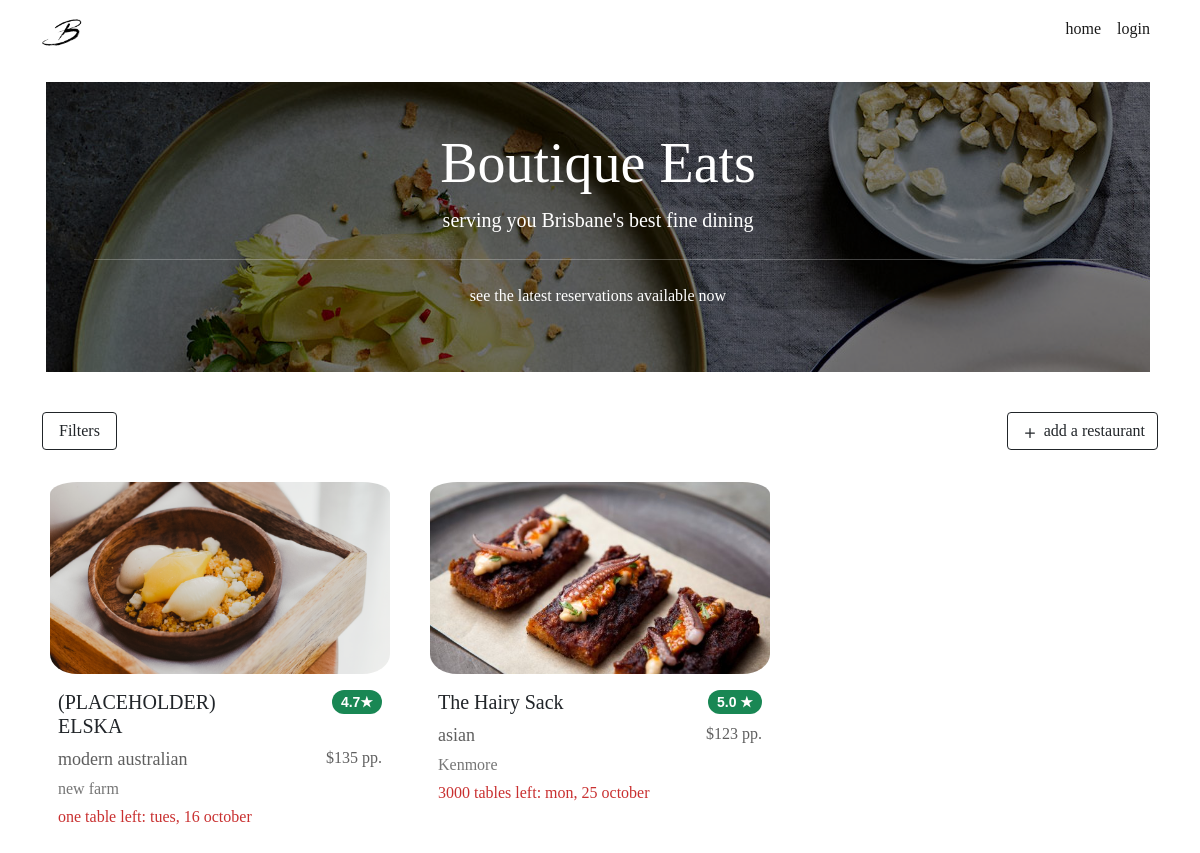
Before: / with the older database file.
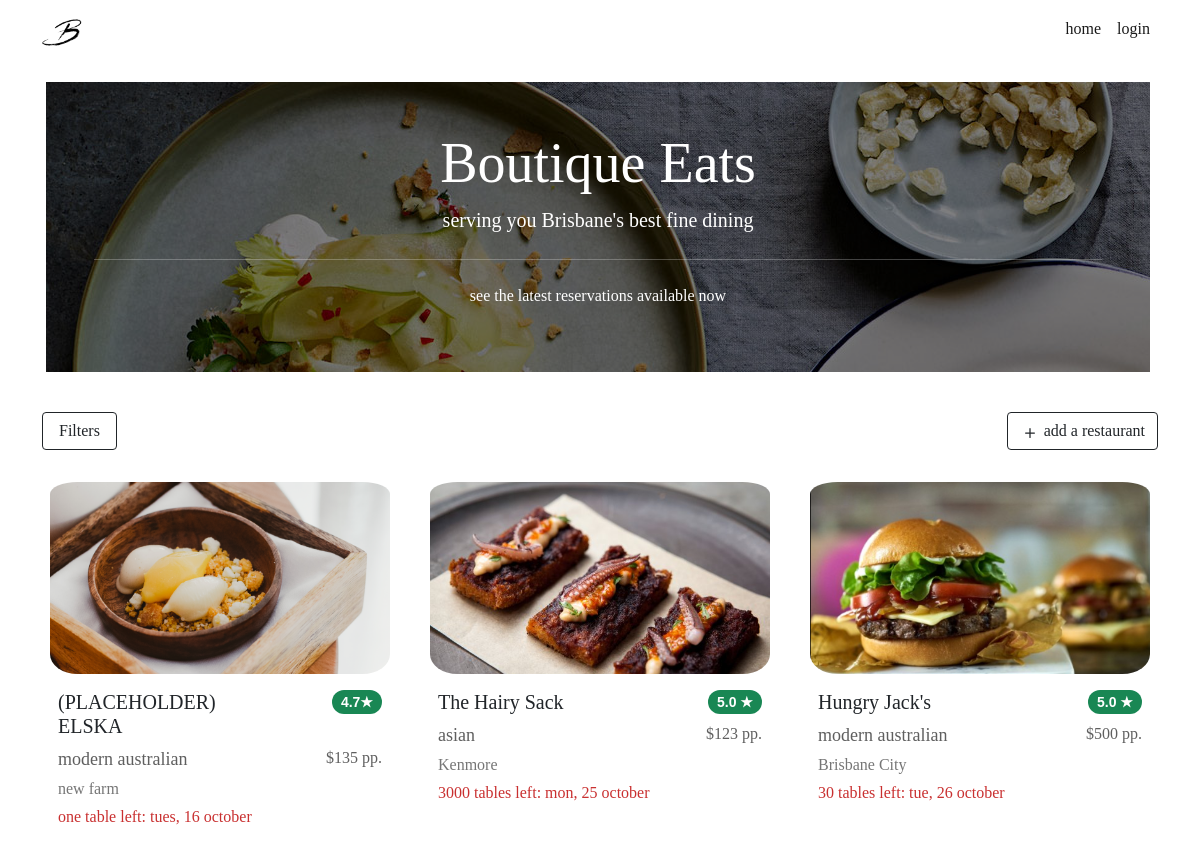
After: the same page with the newer database file.
### website/models.py (models this page shows, shortened)
class Restaurant(db.Model):
    __tablename__ = 'restaurants'
    __table_args__ = {'extend_existing': True}
    restaurant_id = db.Column(db.Integer, primary_key=True)
    name = db.Column(db.String(100), nullable=False)
    street = db.Column(db.String(150), nullable=False)
    suburb = db.Column(db.String(50), nullable=False)
    max_reservations = db.Column(db.Integer)
    caption = db.Column(db.String(200), nullable=False)
    description = db.Column(db.String(400), nullable=False)
    price = db.Column(db.Integer)
    cuisine_type = db.Column(db.String(30), nullable=False)
    num_courses = db.Column(db.Integer, nullable=False)
    website = db.Column(db.String(400))
    image = db.Column(db.String(400), nullable=False)
    comments = db.relationship('Comment', backref='restaurant')
    statuses = db.relationship('RestaurantStatus', backref='restaurant')
    reservations = db.relationship('Reservation', backref='restaurant')

class RestaurantStatus(db.Model):
    __tablename__ = 'restaurantstatuses'
    __table_args__ = {'extend_existing': True}
    restaurant_status_id = db.Column(db.Integer, primary_key=True)
    status = db.Column(db.String(100), nullable=False)
    at_time = db.Column(db.DateTime, default=datetime.now())
    restaurant_id = db.Column(db.Integer, db.ForeignKey('restaurants.restaurant_id'))

### website/views.py (the view)
@bp.route('/')
def index():
    restaurants = Restaurant.query.all()
    statuses = []
    for restaurant in restaurants:
        statuses.append(RestaurantStatus.query.filter_by(restaurant=restaurant).order_by(desc(RestaurantStatus.at_time)).first())
    return render_template("index.html", restaurants=restaurants, restaurant_statuses=statuses)

### website/templates/index.html (shortened to what this page needs)
{% extends 'base.html' %}
{% block content %}
<div class="container">
    <div class="row me-4 mt-auto">
        <div class="p-5 rounded-lg m-3"
            style="color: #ffffff; background: linear-gradient( rgba(0, 0, 0, 0.5), rgba(0, 0, 0, 0.5) ), url('../static/image/banner_many.jpg');">
            <h1 class="display-4 text-center">Boutique Eats</h1>
            <p class="lead text-center">serving you Brisbane's best fine dining</p>
            <hr class="my-4">
            <p class="text-center">see the latest reservations available now</p>
        </div>
    </div>
</div>
<div class="container">
    <div class="row mt-4 mb-2">
        <div class="col-12 col-md-6 col-lg-6">
            <button class="btn btn-outline-dark px-3" type="button" data-bs-toggle="collapse"
                data-bs-target="#filterMenu" aria-expanded="false" aria-controls="filterMenu">
                Filters
            </button>
        </div>
        <div class="col-12 col-md-6 col-lg-6">
            <a class="btn btn-outline-dark float-end" href="{{url_for('main.createrestaurant')}}" role="button">
                <svg xmlns="http://www.w3.org/2000/svg" width="20" height="20" fill="currentColor" class="bi bi-plus"
                    viewBox="0 0 16 16">
                    <path
                        d="M8 4a.5.5 0 0 1 .5.5v3h3a.5.5 0 0 1 0 1h-3v3a.5.5 0 0 1-1 0v-3h-3a.5.5 0 0 1 0-1h3v-3A.5.5 0 0 1 8 4z" />
                </svg>
                add a restaurant
            </a>
        </div>
    </div>
</div>
<div class="container">
    <div class="row mt-3 mt-lg-4 mt-sm-4">
        <div class="col-lg-4 col-md-12 pb-5 pb-lg-2 pb-md-5 pb-sm-4">
            <div class="card">
                <img src="../static/image/elska_2.png" class="card-img-top px-2 pt-2" alt="...">
                <div class="card-body">
                    <div class="row">
                        <div class="col-6 col-lg-8 col-md-6">
                            <div class="card-title">
                                <h5>(PLACEHOLDER) ELSKA</h5>
                            </div>
                        </div>
                        <div class="col-6 col-lg-4 col-md-6">
                            <span class="badge rounded-pill bg-success float-end">4.7&#9733;</span>
                        </div>
                    </div>
                    <div class="row">
                        <div class="col-8 col-lg-6">
                            <p class="card-text card-cuisine">
                                modern australian
                            </p>
                        </div>
                        <div class="col-4 col-lg-6 card-price">
                            $135 pp.
                        </div>
                    </div>
                    <div class="row mt-1">
                        <div class="card-text card-location">
                            new farm
                        </div>
                    </div>
                    <div class="row mt-1">
                        <div class="card-text card-seats">
                            one table left: tues, 16 october
                        </div>
                    </div>
                </div>
            </div>
        </div>
        {% for restaurant in restaurants %}
        <div class="col-lg-4 col-md-12 pb-5 pb-lg-2 pb-md-5 pb-sm-4">
            <div class="card">
                <img src="{{ restaurant.image }}" class="card-img-top px-2 pt-2" alt="{{ restaurant.name }}">
                <div class="card-body">
                    <div class="row">
                        <div class="col-6 col-lg-8 col-md-6">
                            <div class="card-title">
                                <h5>{{ restaurant.name }} </h5>
                            </div>
                        </div>
                        <div class="col-6 col-lg-4 col-md-6">
                            {% set average = [] %}
                            <span class="badge rounded-pill bg-success float-end">
                                {% if average|count > 0 %}
                                {{ average | sum / average | count}}
                                {% else %}
                                3
                                {% endif %}
                                &#9733;</span>
                        </div>
                    </div>
                    <div class="row">
                        <div class="col-8 col-lg-6">
                            <p class="card-text card-cuisine">
                                {{ restaurant.cuisine_type }}
                            </p>
                        </div>
                        <div class="col-4 col-lg-6 card-price">
                            ${{ restaurant.price }} pp.
                        </div>
                    </div>
                    <div class="row mt-1">
                        <div class="card-text card-location">
                            {{ restaurant.suburb }}
                        </div>
                    </div>
                    <div class="row mt-1">
                        <div class="card-text card-seats">
                            {{ restaurant.max_reservations - restaurant.reservations|length }} tables left:
                            {{restaurant.statuses[-1].at_time.strftime("%a, %d %B").lower() }}
                        </div>
                    </div>
                </div>
            </div>
        </div>
        {% endfor %}
    </div>
</div>
{% endblock %}

### website/templates/base.html (shortened to what this page needs)
<!DOCTYPE html>
<html lang="en">
<head>
    <link href="https://cdn.jsdelivr.net/npm/bootstrap@5.0.0-beta3/dist/css/bootstrap.min.css" rel="stylesheet"
>
    <link rel="stylesheet" href="../static/css/stylesheet.css">
</head>
<main>
    <body>
        <header>
            <nav class="navbar navbar-expand-sm navbar-light">
                <div class="container">
                    <a class="navbar-brand" href="{{url_for('main.index')}}">
                        <img src=" ../static/image/logo.png" width="40" height="40">
                    </a>
                    <div class="collapse navbar-collapse" id="navbarNavDropdown">
                        <div class="navbar-nav ms-auto mb-2">
                            <a class="nav-link active" href="{{url_for('main.index')}}">home</a>
                            {% if current_user.is_authenticated %}
                            <a class="nav-link disabled" tabindex="-1">welcome {{current_user.name}}</a>
                            <a class="nav-link active" href="{{url_for('main.bookings')}}">view booking history</a>
                            <a class="nav-item nav-link" href="{{ url_for('auth.logout') }}">log out</a>
                            {% else %}
                            <a class="nav-link active" href="{{url_for('auth.login')}}">login</a>
                            {% endif %}
                        </div>
                    </div>
                </div>
            </nav>
        </header>
        {% import "bootstrap/wtf.html" as wtf %}
        {% block content %}
        {% endblock %}
    </body>
</main>
</html>

### website/static/css/stylesheet.css (style rules this page uses)
body { font-family: Didot, Palatino, Perpetua, serif; }
.card { border-radius: 5%; border: none; }
.card-img-top { width: 100%; height: 25vh; object-fit: cover; border-radius: 10%; }
.card-title { font-weight: bold; }
.card-text { font-size: 18px; }
.card-seats { font-size: 16px; color: #c93030; }
.card-cuisine { text-align: left; color: #5f5f5f; }
.card-price { text-align: right; font-size: 16px; color: #5f5f5f; }
.card-location { text-align: left; font-size: 16px; color: #767676; }
span.badge { font-size: 14px; font-family: Candara, sans-serif; }

Changed rows visible on the page:
added Restaurant: image (picture), name "Hungry Jack's", average "5.0", cuisine_type "modern australian", price "500", suburb "Brisbane City", max_reservations "30", at_time "tue, 26 october"
